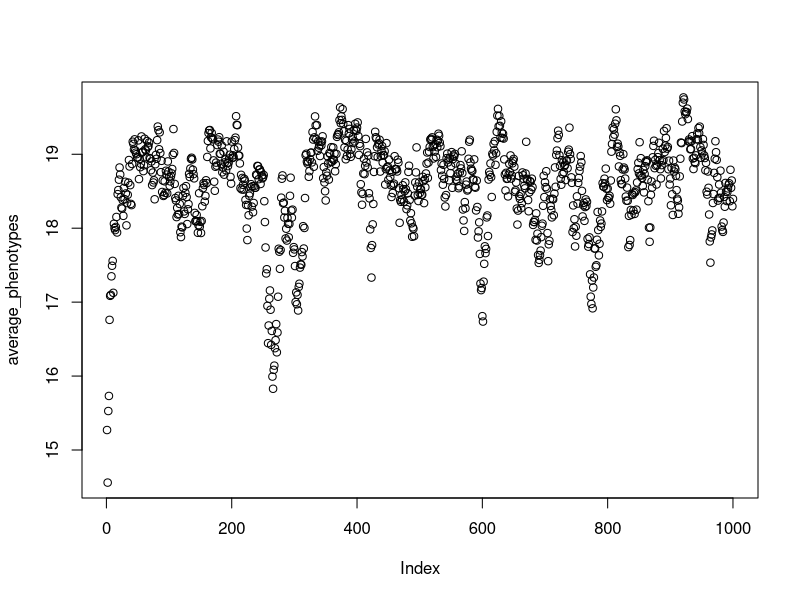

Write the R code that produced this figure.
## Zoya Wani zoyawani1@tamu.edu
## Andres Barboza P. andresdbp@tamu.edu
## April 16, 2024


###### Starting Conditions #########
N <- 100 #population
loci <- 10 #positions on the genome 
mu <- 10^-5 #human mutation rate 10^-9 for an individual nucleotide
baseval <- 10 # this is a base minimum value for our phenotype
loci.imp <- sort(sample(2:loci, loci/2))
opt <- 20
sigma <- 3
iter <- 1000
###### End Starting Conditions #########


###### FUNCTIONS #########



GetPopulation <- function(N,loci){
  
  # The numbers present in the matrix represent the genotype at a locus. 
  # First number is maternal and second is paternal 
  # 0,0 = 1
  # 0,1 = 2
  # 1,0 = 3
  # 1,1 = 4
  tot.loci <- N*loci
  pop <- matrix(sample(1:4, tot.loci, replace=T), N, loci)
  #set as female
  pop[1:(N/2),1] <- 1
  # set half as male
  pop[(N/2 + 1):N,1] <- 2
  # first column is sex determining locus with 1=XX 2=XY 
  # remaining columns are the rest of the genome
  # each row in pop is one individual
  return(pop)
  
}

MutatePop <- function(pop, mu) {
  # Probability of an individual having at least one mutation
  mut.prob <- 1 - (1 - mu)^1547  # 1547 is the number of base pairs in the coding region
  
  # Determine mutation coordinates where random values are less than mut.prob
  mut.coord <- which(matrix(runif(nrow(pop) * ncol(pop)), 
                            nrow = nrow(pop), ncol = ncol(pop)) < mut.prob, 
                     arr.ind = TRUE)
  
  apply_mutations <- function(pop, coordinates) {
    for (i in seq_len(nrow(coordinates))) {
      row_index <- coordinates[i, 1]
      col_index <- coordinates[i, 2]
      value <- pop[row_index, col_index]
      
      # switches values 
      pop[row_index, col_index] <- switch(value,
                                          sample(c(2, 3), 1),  # for 1
                                          sample(c(1, 4), 1),  # for 2
                                          sample(c(1, 4), 1),  # for 3
                                          sample(c(2, 3), 1))  # for 4
    }
    return(pop)
  }
  
  # Apply mutations to the population matrix
  mutants <- apply_mutations(pop, mut.coord)
  return(mutants)
}

GetPheno <- function(pop, loci.imp, baseval){
  temppop <- pop[,loci.imp]
  temppop[temppop==1] <- 0
  temppop[temppop %in% c(2, 3)] <- 1
  temppop[temppop == 4] <- 2
  phenos <- rowSums(temppop) + baseval
  return(phenos)
}

GetFit <- function(obs, opt, sigma){
  numer <- (obs - opt)^2
  denom <- (2 * sigma)^2
  w <- exp(-(numer / denom))
  return(w)
}

PickParents <- function(pop, w){
  
  mothers <- sample(1:(N/2), size = N, replace = TRUE, prob = w[1:(N/2)])
  fathers <- sample((N/2 + 1):N, size = N, replace = TRUE, prob = w[(N/2 + 1):N])
  
  return(list(mothers = mothers, fathers = fathers))
}

GetGametes <- function(mothers, fathers, pop) {
  genotype_lookup <- data.frame(
    genotype = c(1, 2, 3, 4),
    allele_1 = c(0, 0, 1, 1),
    allele_2 = c(0, 1, 0, 1)
  )
  
  get_maternal_alleles <- function(pop, mothers) {
    # Call the mothers and their genotypes
    genotype <- pop[mothers, ]
    
    
    matched_rows <- match(genotype, genotype_lookup$genotype)
    # Match rows of the genotype to the genotypes in the table 
    
    # Get alleles that match rows 
    allele_1 <- genotype_lookup$allele_1[matched_rows]
    allele_2 <- genotype_lookup$allele_2[matched_rows]
    
    return(list(allele_1 = allele_1, allele_2 = allele_2))
  }
  
  #same as mothers
  get_paternal_alleles <- function(pop, fathers) {
    # Get the genotypes of the fathers
    genotype <- pop[fathers, ]
    
    
    matched_rows <- match(genotype, genotype_lookup$genotype)
    
    # Extract alleles using the matched rows
    allele_1 <- genotype_lookup$allele_1[matched_rows]
    allele_2 <- genotype_lookup$allele_2[matched_rows]
    
    return(list(allele_1 = allele_1, allele_2 = allele_2))
  }
  
  # Get maternal alleles
  maternal_alleles <- get_maternal_alleles(pop, mothers)
  
  # Get paternal alleles
  paternal_alleles <- get_paternal_alleles(pop, fathers)
  
  return(list(
    maternal_alleles = maternal_alleles,
    paternal_alleles = paternal_alleles
  ))
}

MakeFertilization <- function(gametes){
  
  zygotes <- paste0(gametes$maternal_alleles$allele_1, "-", gametes$paternal_alleles$allele_1)
  
  lookup <- data.frame(
    zygote = c("0-0", "0-1", "1-0", "1-1"),
    genotype = c(1, 2, 3, 4)
  )
  
  genotype <- lookup$genotype[match(zygotes, lookup$zygote)]
  
  # Create new population matrix with updated genotypes
  new_pop <- matrix(genotype, nrow = length(zygotes), ncol = loci, byrow = TRUE)
  return(new_pop)
}

SimulateGenerations <- function(N, loci, mu, baseval, loci.imp, opt, iter, sigma) {
  pop <- GetPopulation(N, loci)
  avg_phenos <- numeric(iter)
  for (generation in 1:iter) {
    pop <- MutatePop(pop, mu)
    phenos <- GetPheno(pop, loci.imp, baseval)
    avg_phenos[generation] <- mean(phenos)
    w <- GetFit(phenos, opt, sigma)
    parents <- PickParents(pop, w)
    gametes <- GetGametes(parents$mothers, parents$fathers, pop)
    pop <- MakeFertilization(gametes)
    print(generation)
  }
  return(list(final_population = pop, avg_phenos = avg_phenos))
}

# Run the simulation
simulation_result <- SimulateGenerations(N, loci, mu, baseval, loci.imp, opt, iter, sigma)
final_population <- simulation_result$final_population
average_phenotypes <- simulation_result$avg_phenos

plot(average_phenotypes)

